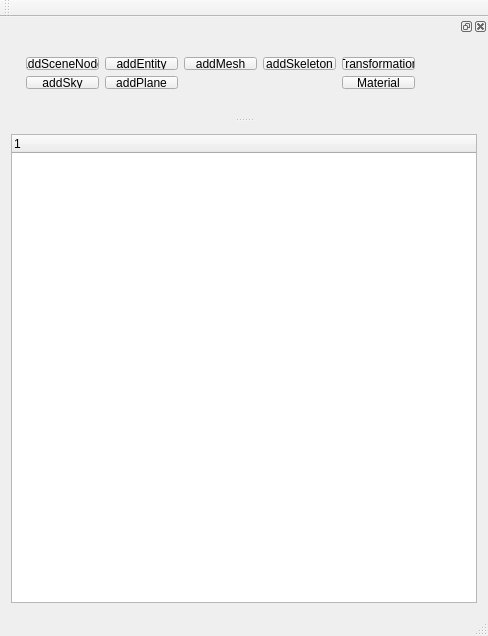
<?xml version="1.0" encoding="UTF-8"?>
<ui version="4.0">
 <class>SceneEditor</class>
 <widget class="QMainWindow" name="SceneEditor">
  <property name="geometry">
   <rect>
    <x>0</x>
    <y>0</y>
    <width>488</width>
    <height>636</height>
   </rect>
  </property>
  <property name="windowTitle">
   <string>SceneEditor</string>
  </property>
  <widget class="QWidget" name="centralWidget">
   <layout class="QGridLayout" name="gridLayout">
    <item row="0" column="0">
     <widget class="QTreeWidget" name="treeWidget">
      <column>
       <property name="text">
        <string notr="true">1</string>
       </property>
      </column>
     </widget>
    </item>
   </layout>
  </widget>
  <widget class="QMenuBar" name="menuBar">
   <property name="geometry">
    <rect>
     <x>0</x>
     <y>0</y>
     <width>488</width>
     <height>21</height>
    </rect>
   </property>
  </widget>
  <widget class="QToolBar" name="mainToolBar">
   <attribute name="toolBarArea">
    <enum>TopToolBarArea</enum>
   </attribute>
   <attribute name="toolBarBreak">
    <bool>false</bool>
   </attribute>
  </widget>
  <widget class="QStatusBar" name="statusBar"/>
  <widget class="QDockWidget" name="dockWidget">
   <property name="minimumSize">
    <size>
     <width>488</width>
     <height>100</height>
    </size>
   </property>
   <attribute name="dockWidgetArea">
    <number>4</number>
   </attribute>
   <widget class="QWidget" name="dockWidgetContents_2">
    <widget class="QWidget" name="layoutWidget">
     <property name="geometry">
      <rect>
       <x>15</x>
       <y>10</y>
       <width>411</width>
       <height>54</height>
      </rect>
     </property>
     <layout class="QGridLayout" name="gridLayout_2">
      <item row="0" column="0">
       <widget class="QPushButton" name="addSceneNode">
        <property name="text">
         <string>addSceneNode</string>
        </property>
       </widget>
      </item>
      <item row="0" column="1">
       <widget class="QPushButton" name="addEntity">
        <property name="text">
         <string>addEntity</string>
        </property>
       </widget>
      </item>
      <item row="0" column="2">
       <widget class="QPushButton" name="addMesh">
        <property name="text">
         <string>addMesh</string>
        </property>
       </widget>
      </item>
      <item row="0" column="3">
       <widget class="QPushButton" name="addSkeleton">
        <property name="text">
         <string>addSkeleton</string>
        </property>
       </widget>
      </item>
      <item row="0" column="4">
       <widget class="QPushButton" name="transformation">
        <property name="text">
         <string>Transformation</string>
        </property>
       </widget>
      </item>
      <item row="1" column="1">
       <widget class="QPushButton" name="addPlane">
        <property name="text">
         <string>addPlane</string>
        </property>
       </widget>
      </item>
      <item row="1" column="4">
       <widget class="QPushButton" name="material">
        <property name="text">
         <string>Material</string>
        </property>
       </widget>
      </item>
      <item row="1" column="0">
       <widget class="QPushButton" name="addSky">
        <property name="text">
         <string>addSky</string>
        </property>
       </widget>
      </item>
     </layout>
    </widget>
   </widget>
  </widget>
 </widget>
 <layoutdefault spacing="6" margin="11"/>
 <resources/>
 <connections/>
</ui>
